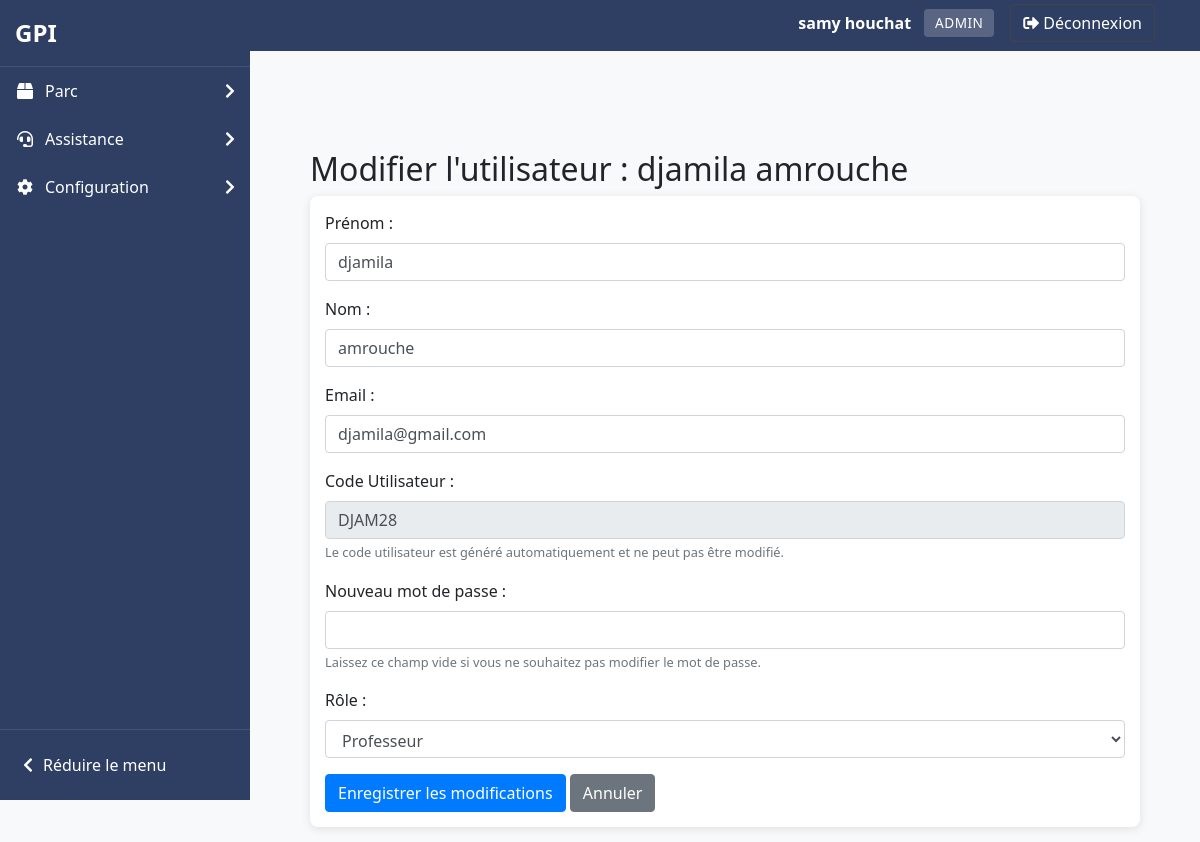
The page /pages/admin/modifier_user.php?id=21 (signed in) on the database its author committed.
### tables this page shows
CREATE TABLE IF NOT EXISTS `users` (
  `id_user` int NOT NULL AUTO_INCREMENT,
  `prenom` varchar(100) NOT NULL,
  `nom` varchar(100) NOT NULL,
  `email` varchar(255) NOT NULL,
  `password` varchar(255) NOT NULL,
  `id_role` int NOT NULL,
  `date_created` timestamp NULL DEFAULT CURRENT_TIMESTAMP,
  `code_utilisateur` varchar(6) DEFAULT NULL,
  PRIMARY KEY (`id_user`),
  UNIQUE KEY `email` (`email`),
  UNIQUE KEY `code_utilisateur` (`code_utilisateur`),
  KEY `fk_users_role` (`id_role`),
  KEY `idx_code_utilisateur` (`code_utilisateur`)
);

CREATE TABLE IF NOT EXISTS `roles` (
  `id_role` int NOT NULL AUTO_INCREMENT,
  `role_name` varchar(50) NOT NULL,
  PRIMARY KEY (`id_role`),
  UNIQUE KEY `role_name` (`role_name`)
);

### pages/admin/modifier_user.php (the view, shortened to what this page needs)
<?php
require_once '../../includes/functions.php';
$pdo = connectDB();
$error = null;
$id = $_GET['id'] ?? null;
try {
    $stmt = $pdo->prepare("SELECT * FROM users WHERE id_user = ?");
    $stmt->execute([$id]);
    $user = $stmt->fetch();
} catch (PDOException $e) {
    afficherHeader('Erreur', 2);
    echo "<div class='container mt-4'><div class='alert alert-danger'>Impossible de charger les informations de l'utilisateur.</div></div>";
    afficherFooter();
    exit();
}
try {
    $roles = $pdo->query("SELECT * FROM roles ORDER BY role_name")->fetchAll();
} catch (PDOException $e) {
    $roles = [];
    $error = $error ? $error . "<br>Impossible de charger les rôles." : "Impossible de charger les rôles.";
}
afficherHeader('Modifier un utilisateur', 2);
?>
<div class="container mt-4">
    <h2>Modifier l'utilisateur : <?= htmlspecialchars($user['prenom'] . ' ' . $user['nom']) ?></h2>
    <div class="card">
        <div class="card-body">
            <form method="POST" action="modifier_user.php?id=<?= $id ?>">
                <div class="form-group mb-3">
                    <label for="prenom">Prénom :</label>
                    <input type="text" class="form-control" id="prenom" name="prenom"
                           value="<?= htmlspecialchars($user['prenom']) ?>" required>
                </div>
                <div class="form-group mb-3">
                    <label for="nom">Nom :</label>
                    <input type="text" class="form-control" id="nom" name="nom"
                           value="<?= htmlspecialchars($user['nom']) ?>" required>
                </div>
                <div class="form-group mb-3">
                    <label for="email">Email :</label>
                    <input type="email" class="form-control" id="email" name="email"
                           value="<?= htmlspecialchars($user['email']) ?>" required>
                </div>
                <div class="form-group mb-3">
                    <label for="code_utilisateur">Code Utilisateur :</label>
                    <input type="text" class="form-control" id="code_utilisateur" name="code_utilisateur_display"
                           value="<?= htmlspecialchars($user['code_utilisateur'] ?? 'N/A') ?>" readonly>
                    <small class="form-text text-muted">Le code utilisateur est généré automatiquement et ne peut pas être modifié.</small>
                </div>
                <div class="form-group mb-3">
                    <label for="password">Nouveau mot de passe :</label>
                    <input type="password" class="form-control" id="password" name="password" aria-describedby="passwordHelp">
                    <small id="passwordHelp" class="form-text text-muted">Laissez ce champ vide si vous ne souhaitez pas modifier le mot de passe.</small>
                </div>
                <div class="form-group mb-3">
                    <label for="id_role">Rôle :</label>
                    <select class="form-control" id="id_role" name="id_role" required>
                        <?php foreach ($roles as $role): ?>
                            <option value="<?= $role['id_role'] ?>"
                                    <?= ($role['id_role'] == $user['id_role']) ? 'selected' : '' ?>>
                                <?= htmlspecialchars($role['role_name']) ?>
                            </option>
                        <?php endforeach; ?>
                    </select>
                </div>
                <button type="submit" class="btn btn-primary">Enregistrer les modifications</button>
                <a href="gestion_users.php" class="btn btn-secondary">Annuler</a>
            </form>
        </div>
    </div>
</div>
<?php
afficherFooter();
?>

### includes/functions.php (shortened to what this page needs)
<?php
function connectDB() {
    $host = 'localhost';
    $db   = 'gpii';
    $user = 'root';
    $pass = '';
    $charset = 'utf8mb4';
    $dsn = "mysql:host=$host;dbname=$db;charset=$charset";
    $options = [
        PDO::ATTR_ERRMODE => PDO::ERRMODE_EXCEPTION,
        PDO::ATTR_DEFAULT_FETCH_MODE => PDO::FETCH_ASSOC
    ];
    return new PDO($dsn, $user, $pass, $options);
}
function afficherHeader($titre, $niveau = 1, $afficher_sidebar = true) {
    $prefix = str_repeat('../', $niveau);
    echo '<!DOCTYPE html>';
    echo '<html lang="fr">';
    echo '<head>';
    echo '<link rel="stylesheet" href="' . $prefix . 'assets/css/bootstrap.css">';
    echo '<link rel="stylesheet" href="' . $prefix . 'assets/css/custom.css">';
    echo '<link rel="stylesheet" href="https://cdnjs.cloudflare.com/ajax/libs/font-awesome/5.15.3/css/all.min.css">';
    echo '</head>';
    echo '<body>';
    if ($afficher_sidebar) {
        echo '<div class="sidebar-glpi">';
        echo '<div class="sidebar-header">';
        echo '<a href="' . $prefix . 'index.php" class="logo-container">';
        echo '<span class="logo-text">GPI</span>';
        echo '</a>';
        echo '</div>';
        echo '<nav class="sidebar-nav">';
        echo '<ul class="sidebar-menu">';
        if (isset($_SESSION['user_role']) && ($_SESSION['user_role'] == 1 || $_SESSION['user_role'] == 2)) {
            echo '<li class="sidebar-item">';
            echo '<a href="#" class="sidebar-link">';
            echo '<i class="fas fa-box sidebar-icon"></i>';
            echo '<span>Parc</span>';
            echo '<i class="fas fa-chevron-right sidebar-arrow"></i>';
            echo '</a>';
            echo '</li>';
        }
        echo '<li class="sidebar-item">';
        echo '<a href="#" class="sidebar-link">';
        echo '<i class="fas fa-headset sidebar-icon"></i>';
        echo '<span>Assistance</span>';
        echo '<i class="fas fa-chevron-right sidebar-arrow"></i>';
        echo '</a>';
        echo '</li>';
        if (isset($_SESSION['user_role']) && $_SESSION['user_role'] == 1) {
            echo '<li class="sidebar-item">';
            echo '<a href="#" class="sidebar-link">';
            echo '<i class="fas fa-cog sidebar-icon"></i>';
            echo '<span>Configuration</span>';
            echo '<i class="fas fa-chevron-right sidebar-arrow"></i>';
            echo '</a>';
            echo '</li>';
        }
        echo '</ul>';
        echo '</nav>';
        echo '<div class="sidebar-footer">';
        echo '<button class="btn-collapse" id="collapseMenu">';
        echo '<i class="fas fa-chevron-left"></i>';
        echo '<span>Réduire le menu</span>';
        echo '</button>';
        echo '</div>';
        echo '</div>';
    }
    echo '<nav class="navbar navbar-expand-lg navbar-dark bg-primary mb-4" style="position: relative;">';
    echo '<div class="container d-flex justify-content-between align-items-center">';
    echo '<a class="navbar-brand" href="' . $prefix . 'index.php">GPI</a>';
    echo '<div class="d-flex align-items-center">';
    if (isset($_SESSION['user_id'])) {
        $pdo = connectDB();
        $stmt = $pdo->prepare("SELECT u.nom, u.prenom, r.role_name FROM users u JOIN roles r ON u.id_role = r.id_role WHERE u.id_user = ?");
        $stmt->execute([$_SESSION['user_id']]);
        $user = $stmt->fetch();
        echo '<div class="navbar-user-info mr-3">';
        echo '<span class="user-name text-white mr-2">' . htmlspecialchars($user['prenom'] . ' ' . $user['nom']) . '</span>';
        echo '<span class="user-role badge badge-light">' . htmlspecialchars($user['role_name']) . '</span>';
        echo '</div>';
        echo '<a href="' . $prefix . 'includes/logout.php" class="btn btn-outline-light"><i class="fas fa-sign-out-alt mr-1"></i>Déconnexion</a>';
    } else {
        echo '<a href="' . $prefix . 'index.php" class="btn btn-outline-light"><i class="fas fa-sign-in-alt mr-1"></i>Connexion</a>';
    }
    echo '</div>';
    echo '</div>';
    echo '</nav>';
    if ($afficher_sidebar) {
        echo '<div class="container" style="margin-top: 20px;">';
    } else {
        echo '<div class="container-fluid" style="margin-top: 20px;">';
    }
}
function afficherFooter() {
    echo '</div>';
    echo '</body>';
    echo '</html>';
}
        ?>

### assets/css/custom.css (style rules this page uses)
body { margin: 0; padding: 0; font-family: Arial, sans-serif; overflow-x: hidden; transition: all 0.3s ease; }
body .container { width: calc(100% - 30px); max-width: 1140px; margin-top: 70px; margin-left: auto; margin-right: auto; transition: all 0.3s ease; }
body:not(.sidebar-collapsed) { padding-left: 250px; }
.user-name { color: #fff; }
.user-role { background-color: rgba(255, 255, 255, 0.2); color: #fff; }
.btn-outline-light { border-color: #444; color: #fff; }
.navbar-brand { color: #fff !important; font-weight: bold; }
.navbar-user-info { display: flex; align-items: center; }
.sidebar-glpi { width: 250px; background-color: #2f3f63; color: white; height: 100vh; position: fixed; left: 0; top: 0; z-index: 1000; transition: all 0.3s ease; display: flex; flex-direction: column; }
.sidebar-header { padding: 15px; border-bottom: 1px solid rgba(255, 255, 255, 0.1); }
.logo-container { display: flex; align-items: center; text-decoration: none; color: white; }
.logo-text { font-size: 24px; font-weight: bold; color: white; }
.sidebar-nav { flex: 1; overflow-y: auto; padding-bottom: 20px; }
.sidebar-menu { list-style: none; padding: 0; margin: 0; }
.sidebar-item { position: relative; }
.sidebar-link { display: flex; align-items: center; padding: 12px 15px; color: white; text-decoration: none; transition: all 0.3s ease; }
.sidebar-icon { width: 20px; margin-right: 10px; text-align: center; }
.sidebar-arrow { margin-left: auto; transition: transform 0.3s ease; }
.sidebar-footer { padding: 15px; border-top: 1px solid rgba(255, 255, 255, 0.1); }
.btn-collapse { display: flex; align-items: center; background: none; border: none; color: white; cursor: pointer; padding: 8px; width: 100%; text-align: left; }
.btn-collapse i { margin-right: 10px; }
.card { border: none; box-shadow: 0 4px 15px rgba(0,0,0,0.08); border-radius: 8px; overflow: hidden; transition: all 0.3s ease; margin-bottom: 15px; }
.card-body { padding: 15px; }
.badge { font-weight: 500; padding: 0.4em 0.6em; border-radius: 4px; }
.card { border-radius: 8px; overflow: hidden; box-shadow: 0 2px 10px rgba(0,0,0,0.1); border: none; }
.form-control { border-radius: 4px; border: 1px solid #ced4da; padding: 8px 12px; }
body { font-family: 'Segoe UI', Tahoma, Geneva, Verdana, sans-serif; background-color: #f8f9fa; }
.badge { padding: 0.5em 0.8em; font-size: 0.85em; font-weight: 500; text-transform: uppercase; letter-spacing: 0.5px; }
.mt-4 { margin-top: 75px; }
.navbar { right: 250px; margin-right: -251px; }
.bg-primary { background-color: #2f3f63 !important; }

### rows shown on the page
users: prenom+nom "samy houchat", id_role.role_name "ADMIN"
users: prenom+nom "djamila amrouche", prenom "djamila", nom "amrouche", email "djamila@gmail.com", code_utilisateur_display "DJAM28", id_role "Professeur"
